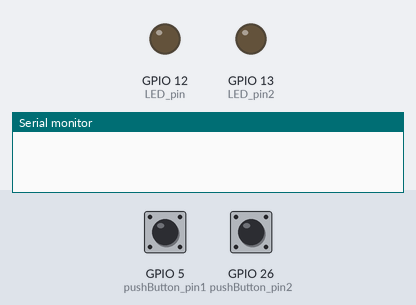
Bench run of a sketch on a simulated ESP32. On the bench: output pins drawn as LEDs (lit = HIGH), the last lines printed to the serial monitor. The inputs (shaded band) are chosen by the test bench; at power-on: GPIO 5 (pushButton_pin1) LOW, GPIO 26 (pushButton_pin2) LOW.

Above: at 1.2 s.
1.3 s: GPIO 5 (pushButton_pin1) pulled HIGH for 0.15 s
At 2.0 s:
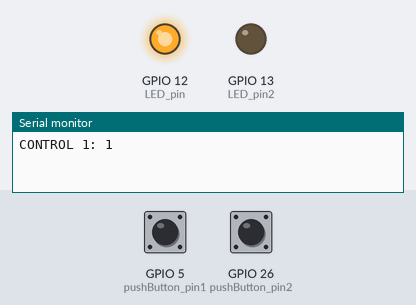
2.9 s: GPIO 26 (pushButton_pin2) pulled HIGH for 0.15 s
At 3.2 s:
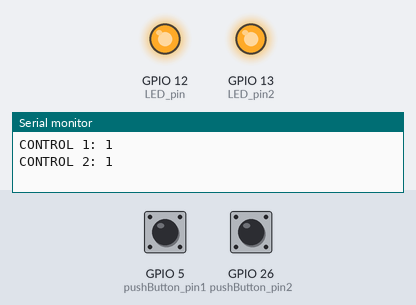
4.5 s: GPIO 5 (pushButton_pin1) pulled HIGH for 1 s
At 5.7 s:
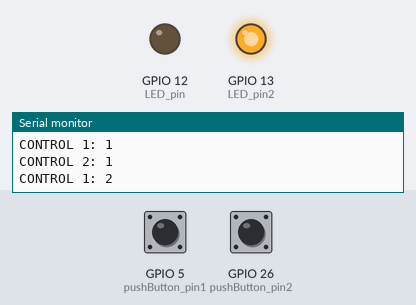
7.0 s: GPIO 5 (pushButton_pin1) pulled HIGH for 3.2 s
At 7.6 s:
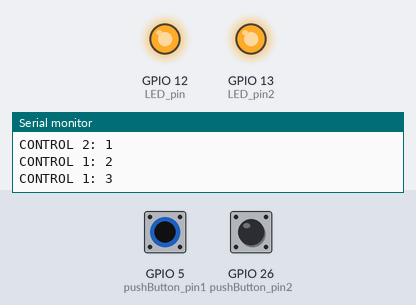
11.7 s: GPIO 26 (pushButton_pin2) pulled HIGH for 1 s
At 12.3 s:
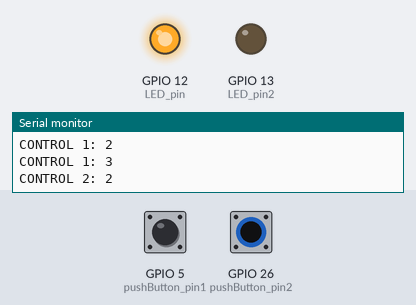
Timing chart, 0 to 14.7 s (numbered marks = the images above; inputs shaded):
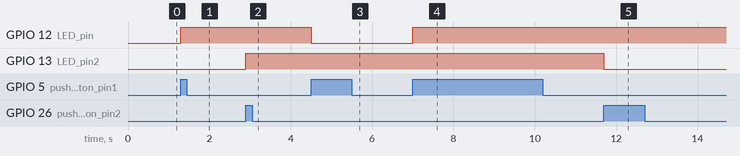

Measured:
- after the input at 1.3 s, GPIO 12 (LED_pin): LOW → HIGH at once
- after the input at 2.9 s, GPIO 13 (LED_pin2): LOW → HIGH at once
- after the input at 4.5 s, GPIO 12 (LED_pin): HIGH → LOW at once
- after the input at 7.0 s, GPIO 12 (LED_pin): LOW → HIGH at once
- after the input at 11.7 s, GPIO 13 (LED_pin2): HIGH → LOW at once

The sketch:

ATTACKiNTERRUPT.ino
```cpp
int pushButton_pin1=   5;
int LED_pin =  12;
int  pushButton_pin2=   26;
int  LED_pin2=   13;
int c=0;
bool bandera=false;
unsigned long reb1=0,reb11=0;
int c2=0;
bool bandera2=false;
unsigned long reb2=0,reb21=0;
void IRAM_ATTR pulsos1()
{
  reb11=millis();
  //si no hay pasado mas de 100ms desde la ultima interrupcion,
  //entonces es un rebote del pulsador
  if(reb11-reb1>150){
    bandera =true;
       c++;
    reb1=millis();
  }
}
void IRAM_ATTR pulsos2(){
 reb21=millis();
  if(reb21-reb2>150){
    bandera2 =true;
       c2++;
    reb2=millis();
  }
}
void setup()
{
  Serial.begin(115200);
  pinMode(LED_pin, OUTPUT);
  pinMode(pushButton_pin1, INPUT);
  pinMode(LED_pin2, OUTPUT);
  pinMode(pushButton_pin2, INPUT);
  attachInterrupt(pushButton_pin1, pulsos1, RISING);
  attachInterrupt(pushButton_pin2, pulsos2, RISING);
}
void loop()
{
  if(bandera==true){
    bandera=false;
    digitalWrite(LED_pin, !digitalRead(LED_pin));
     Serial.print("CONTROL 1: ");
    Serial.println(c);
  }
  if(bandera2==true){
    bandera2=false;
    digitalWrite(LED_pin2, !digitalRead(LED_pin2));
    Serial.print("CONTROL 2: ");
    Serial.println(c2);
  }
}
```
